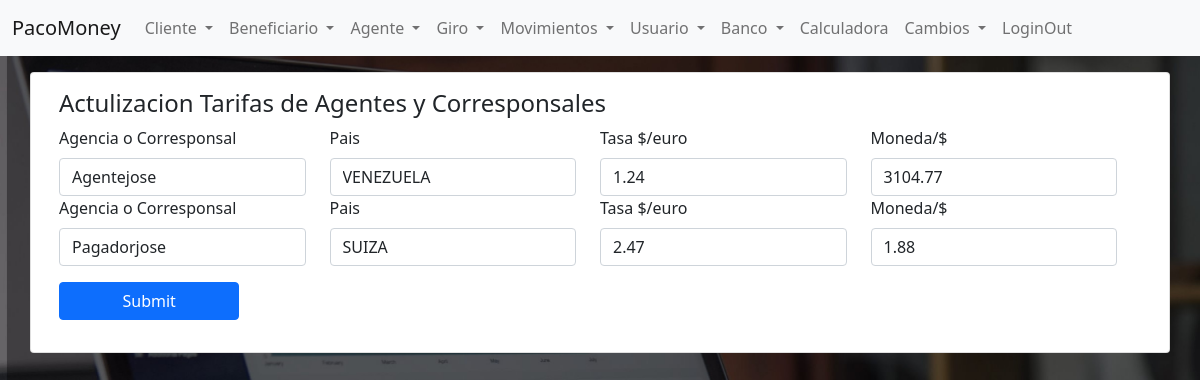
/giroTasaCambio.php, run on an earlier commit of the app's database.
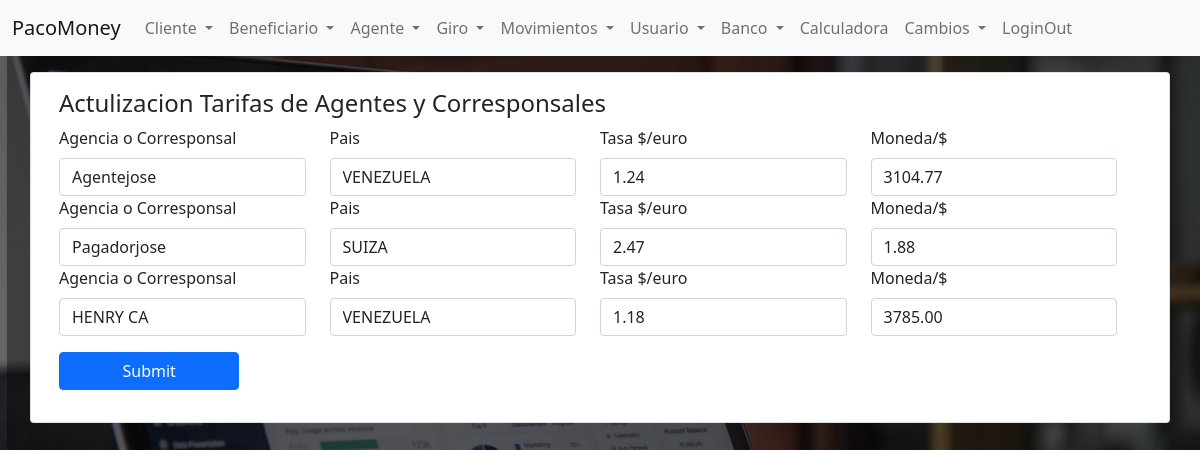
And on a later commit of the database.
### tables this page shows
CREATE TABLE `pagador` (
  `idPagador` int(11) NOT NULL,
  `pagador` varchar(150) NOT NULL,
  `idPais` int(11) NOT NULL,
  `pa_provincia` varchar(150) NOT NULL,
  `pa_ciudad` varchar(150) NOT NULL,
  `pa_direccion` varchar(250) NOT NULL,
  `pa_tlf` varchar(50) NOT NULL,
  `pa_email` varchar(100) NOT NULL,
  `pa_cp` varchar(100) NOT NULL,
  `pa_Director` varchar(150) NOT NULL,
  `pa_tlfDirector` varchar(50) NOT NULL,
  `pa_emailDirector` varchar(100) NOT NULL,
  `pa_tlfEnvios` varchar(50) NOT NULL,
  `pa_emailEnvios` varchar(100) NOT NULL,
  `pa_GteContabilidad` varchar(150) NOT NULL,
  `pa_tlfContabilidad` varchar(50) NOT NULL,
  `pa_emailContabilidad` varchar(100) NOT NULL,
  `pa_horarios` varchar(250) NOT NULL,
  `pa_contrato` varchar(250) NOT NULL,
  `pa_inicioOperaciones` date NOT NULL,
  `pa_limite` int(11) NOT NULL,
  `pa_web` varchar(250) NOT NULL,
  `pa_conciliarCada` int(11) NOT NULL,
  `idMoneda` int(11) NOT NULL,
  `pa_comision` decimal(3,2) NOT NULL,
  `pa_fijo` decimal(10,2) NOT NULL,
  `idTipoComision` int(11) NOT NULL,
  `idTipoEmpresa` int(11) NOT NULL,
  `pa_tasa` decimal(20,2) NOT NULL,
  `pa_tipoCambio` decimal(20,2) NOT NULL,
  `pa_impuesto` decimal(20,2) NOT NULL,
  `idEstado` int(11) NOT NULL
);

CREATE TABLE `pais` (
  `idPais` int(11) NOT NULL,
  `pais` varchar(100) NOT NULL,
  `idMoneda` int(11) NOT NULL,
  `idMonedaEnvio` int(11) NOT NULL,
  `tipoCambio` decimal(65,2) NOT NULL,
  `porcentajeTipoCambio` decimal(20,2) NOT NULL,
  `fijo` decimal(65,2) NOT NULL,
  `porcentaje` decimal(20,2) NOT NULL,
  `idTipoComision` int(11) NOT NULL
);

### pagadorTarifas.php (called while the page is built)
<?php
require_once 'conexion.php';
$action = 1;
if ($action == 1) {
    $sql = "SELECT u.idPagador, u.pagador, p.pais, u.pa_tasa,u.pa_tipoCambio
    FROM pagador AS u
    JOIN pais AS p ON u.idPais = p.idPais ";
    $sentencia = $mbd->prepare($sql);
    $sentencia->execute();
}

### giroTasaCambio.php (the view, shortened to what this page needs)
<?php
require_once "encabezado.php";
require_once "listas.php";
require_once "pagadorTarifas.php";
?>
<div class="container">
    <div class="row d-flex mt-3">
        <div class="card">
            <div class="card-body">
                <h4 class="card-title">Actulizacion Tarifas de Agentes y Corresponsales</h4>
                <form action="pagadorData.php" method="post" id="frmPagadorTasaCambio" class="row needs-validation" novalidate>
                    <?php while($fila=$sentencia->fetch(PDO::FETCH_ASSOC)){ ?>
                    <div class="row">
                        <div class="col-12 col-md-3">
                            <label for="pagador" class="form-label">Agencia o Corresponsal</label>
                            <input type="text" name="pagador" id="pagador" class="form-control" Value="<?php echo $fila["pagador"] ?>" required>
                        </div>
                        <div class="col-12 col-md-3">
                            <label for="Pais" class="form-label">Pais</label>
                            <input type="text" name="Pais" id="Pais" class="form-control" Value="<?php echo $fila["pais"] ?>" required>
                        </div>
                        <div class="col-12 col-md-3">
                            <label for="pa_tasa" class="form-label">Tasa $/euro</label>
                            <input type="number" step="0.01" name="tasa[<?php echo $fila["idPagador"] ?>]" id="pa_tasa" class="form-control" Value="<?php echo $fila["pa_tasa"] ?>" required>
                        </div>
                        <div class="col-12 col-md-3">
                            <label for="pa_tipoCambio" class="form-label">Moneda/$</label>
                            <input type="number" step="0.01" name="tipoCambio[<?php echo $fila["idPagador"] ?>]" id="pa_tipoCambio" class="form-control" Value="<?php echo $fila["pa_tipoCambio"] ?>" required>
                        </div>
                    </div>
                    <?php } ?>
                    <div class="col-12">
                        <button type="submit" class="btn btn-primary mt-3 col-12 col-md-2 mb-3" id="btnUsuario">Submit</button>
                    </div>
                </form>
            </div>
        </div>
    </div>
</div>
<?php
require_once "pie.php"
?>

What changed in the data, as far as the page shows it:
added pagador: pagador "HENRY CA", Pais "VENEZUELA", pa_tasa "1.18", pa_tipoCambio "3785.00"
